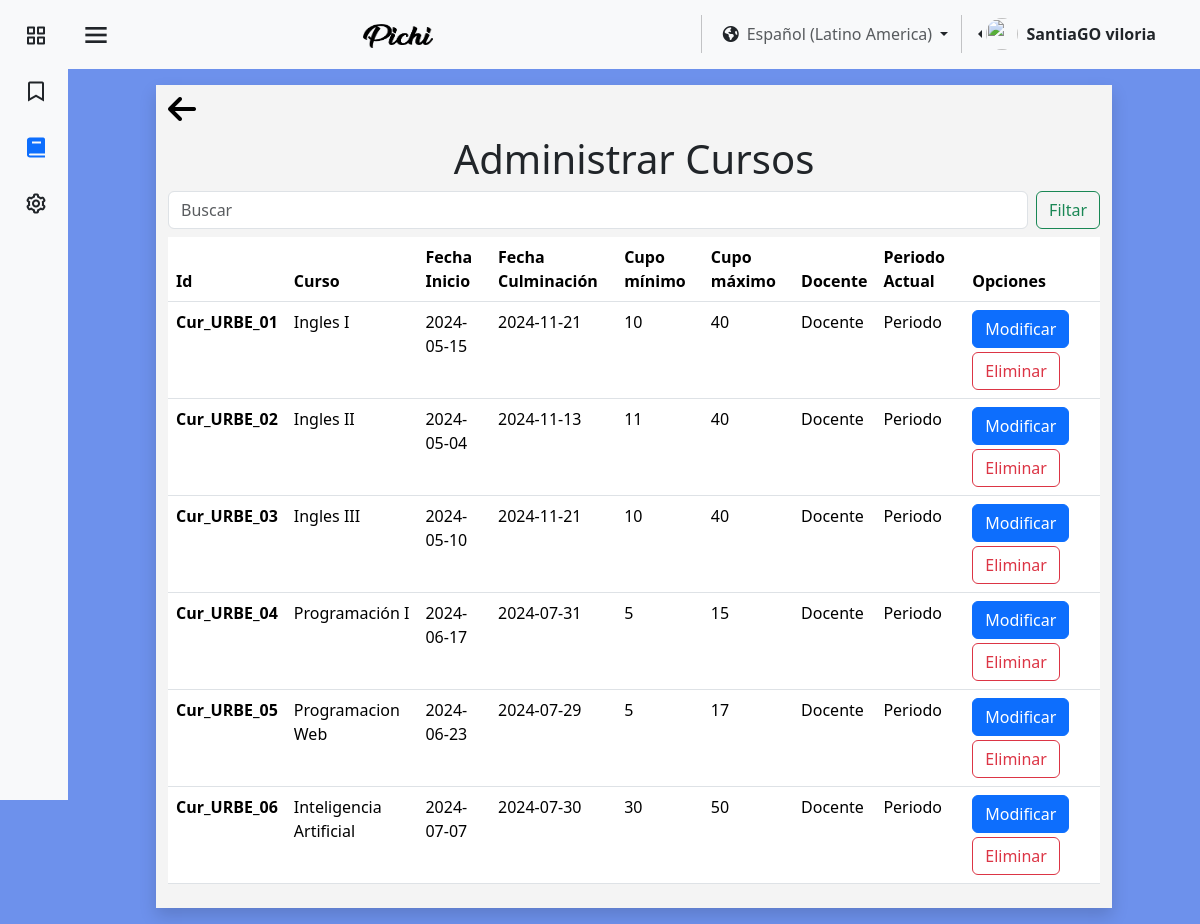
Page /pages/es/administrarCurso.php (signed in) on the committed database.
### tables this page shows
CREATE TABLE `usuario` (
  `id_user` int(11) NOT NULL,
  `identificacion_user` varchar(11) NOT NULL,
  `nombre_user` varchar(25) NOT NULL,
  `apellido_user` varchar(25) NOT NULL,
  `correo_user` varchar(45) NOT NULL,
  `contrasena_user` varchar(16) NOT NULL,
  `direccion_user` varchar(80) NOT NULL,
  `numero_user` varchar(15) NOT NULL,
  `fecha_nacimiento_user` datetime NOT NULL,
  `Active_online` tinyint(1) NOT NULL,
  `sexo_user` varchar(15) NOT NULL,
  `Empresa_id_empresa` int(11) DEFAULT NULL,
  `rol` tinyint(1) NOT NULL,
  `img_perfil` varchar(255) NOT NULL
);

CREATE TABLE `cursos` (
  `id_cur` varchar(100) NOT NULL,
  `nombre_cur` varchar(45) NOT NULL,
  `fecha_inicio` date NOT NULL,
  `cupos_cur_min` int(11) NOT NULL,
  `cupos_cur_max` int(11) NOT NULL,
  `Empresa_id_empresa` int(11) NOT NULL,
  `fecha_fin` date NOT NULL,
  `visibilidad_curso` varchar(11) NOT NULL
);

### pages/es/administrarCurso.php (the view, shortened to what this page needs)
<?php
require "../../assests/php/LoginBD.php";
$cursos = [];
if (isset($_SESSION['id_user'])) {
    $usuarios1 = $_SESSION['id_user'];
    $conexion1 = mysqli_query($mysqli, "SELECT Empresa_id_empresa, rol, nombre_user, apellido_user FROM usuario WHERE id_user = '$usuarios1'");
    if (mysqli_num_rows($conexion1) > 0) {
        $datos = mysqli_fetch_assoc($conexion1);
        $rol = $datos['rol'];
        $empresaUsuario = $datos['Empresa_id_empresa'];
        $nombreUsuario = $datos['nombre_user'];
        $apellidoUsuario = $datos['apellido_user'];
        $conexion2 = mysqli_query($mysqli, "SELECT nombre_empresa FROM empresa WHERE id_empresa = '$empresaUsuario'");
        if (mysqli_num_rows($conexion2) > 0) {
            $conexion3 = mysqli_query($mysqli, "SELECT * FROM cursos WHERE Empresa_id_empresa = '$empresaUsuario'");
            if (mysqli_num_rows($conexion3) > 0) {
                while ($datos3 = mysqli_fetch_assoc($conexion3)) {
                    $cursos[] = $datos3;
                }
            }
        }
    }
}
?>
<!DOCTYPE html>
<html lang="en">
<head>
    <link href="https://cdn.jsdelivr.net/npm/bootstrap@5.3.3/dist/css/bootstrap.min.css" rel="stylesheet"
 />
    <link href="https://unpkg.com/boxicons@2.1.4/css/boxicons.min.css" rel="stylesheet" />
    <link rel="stylesheet" href="https://cdnjs.cloudflare.com/ajax/libs/font-awesome/6.5.1/css/all.min.css"
 />
    <link rel="stylesheet" href="../../assests/css/colorPallete.css" />
    <link rel="stylesheet" href="../../assests/css/viewUser.css" />
    <link rel="stylesheet" href="../../assests/css/style (2).css">
    <link rel="stylesheet" href="../../assests/css/crearCurso.css">
    <link rel="stylesheet" href="../../assests/css/sidebar.css" />
</head>
<body class="bg-pastel" id="body-pd">
    <header id="header">
        <nav class="navbar bg-body-tertiary">
            <div class="container-fluid">
                <div class="header_toggle">
                    <i class="bx bx-menu" id="header-toggle"></i>
                </div>
                <a class="navbar-brand" href="../../index.html">
                    <img src="../../assests/img/text-1710023184778.png" alt="Bootstrap" width="70" height="24" />
                </a>
                <div class="d-flex flex-wrap justify-content-end">
                    <div class="nav-item dropdown">
                        <button class="btn dropdown-toggle" data-bs-toggle="dropdown" aria-expanded="false" href="#">
                            <span class="fa-solid fa-earth-americas"></span><a class="ms-2 text-body-secondary"
                                href="#">Español (Latino America)</a>
                        </button>
                    </div>
                    <div class="btn-group dropstart me-4 pe-2">
                        <a href="#" class="d-flex align-items-center link-dark text-decoration-none dropdown-toggle"
                            id="dropdownUser2" data-bs-toggle="dropdown" aria-expanded="false">
                            <img src="https://github.com/PichiGod.png" alt="" width="32" height="32"
                                class="rounded-circle me-2" />
                            <strong><?php echo $nombreUsuario . " " . $apellidoUsuario; ?></strong>
                        </a>
                    </div>
                </div>
            </div>
        </nav>
    </header>
    <div class="l-navbar bg-body-tertiary" id="nav-bar">
        <nav class="nav">
            <div class="nav_list">
                <a href="Inicio.php" class="nav_link link-dark">
                    <i class="bx bx-grid-alt nav_icon"></i>
                </a>
                <a href="tutorial.php" class="nav_link link-dark">
                    <i class='bx bx-bookmark nav_icon'></i>
                </a>
                <a href="cursos.php" class="nav_link active">
                    <i class="bx bxs-book nav_icon"></i>
                </a>
                <?php if ($rol != 0) { ?>
                    <a href="MenuAdmin.php" class="nav_link link-dark">
                        <i class="bx bx-cog nav_icon"></i>
                    </a>
                <?php }
                ; ?>
            </div>
        </nav>
    </div>
    <section>
        <div class="container-fluid bg-blanco my-3 pb-2 shadow">
            <a href="MenuAdmin.php"><i class="fa-solid mt-2 fa-arrow-left" style="font-size:2rem;color:black;"></i></a>
            <h1 class="text-center pt-2">Administrar Cursos</h1>
            <form class="d-flex" role="search">
                <input class="form-control me-2" type="search" placeholder="Buscar" aria-label="Search">
                <button class="btn btn-outline-success" type="submit">Filtar</button>
            </form>
            <div class="table-responsive">
                <table class="table mt-2">
                    <thead>
                        <tr>
                            <th scope="col">Id</th>
                            <th scope="col">Curso</th>
                            <th scope="col">Fecha Inicio</th>
                            <th scope="col">Fecha Culminación</th>
                            <th scope="col">Cupo mínimo</th>
                            <th scope="col">Cupo máximo</th>
                            <th scope="col">Docente</th>
                            <th scope="col">Periodo Actual</th>
                            <th scope="col">Opciones</th>
                        </tr>
                    </thead>
                    <tbody>
                        <?php foreach ($cursos as $curso) { ?>
                            <tr>
                                <th scope="row"><?php echo $curso['id_cur']; ?></th>
                                <td><?php echo $curso['nombre_cur']; ?></td>
                                <td><?php echo $curso['fecha_inicio']; ?></td>
                                <td><?php echo $curso['fecha_fin']; ?></td>
                                <td><?php echo $curso['cupos_cur_min']; ?></td>
                                <td><?php echo $curso['cupos_cur_max']; ?></td>
                                <td>Docente</td>
                                <td>Periodo</td>
                                <td>
                                    <button onclick="location.href='modifCurso.php'" class="btn btn-primary me-1">
                                        Modificar
                                    </button>
                                    <button onclick="eliminarCurso();" class="btn mt-1 btn-outline-danger">
                                        Eliminar
                                    </button>
                                </td>
                            </tr>
                        <?php } ?>
                    </tbody>
                </table>
            </div>
        </div>
    </section>
</body>
</html>

### assests/css/colorPallete.css (style rules this page uses)
.bg-pastel { background-color: #527ce9d6; }
.bg-blanco { background-color: #F4F4F4; }

### assests/css/style (2).css (style rules this page uses)
@media (max-width:1200px) { body { padding-left: 0; } }

### assests/css/sidebar.css (style rules this page uses)
:root { --z-fixed: 100; --nav-width: 68px; --header-height: 3rem; }
body { transition: 0.5s; }
a { text-decoration: none; }
.header_toggle { justify-content: center; margin-top: 0.3rem; font-size: 2rem; cursor: pointer; }
.l-navbar { position: fixed; top: 0; left: -30%; width: var(--nav-width); height: 100vh; transition: 0.5s; z-index: var(--z-fixed); }
.nav { height: 100%; display: flex; flex-direction: column; justify-content: space-between; overflow: hidden; }
.nav_logo, .nav_link { display: grid; grid-template-columns: max-content max-content; align-items: center; column-gap: 1rem; padding: 0.5rem 0 0.5rem 1.5rem; }
.nav_link { position: relative; margin-bottom: 1rem; transition: 0.3s; }
.nav_icon { font-size: 1.5rem; }
section { margin-right: 2rem; margin-left: 2rem; }
.active::before { content: ""; position: absolute; left: 0; width: 2px; height: 32px; }
@media screen and (min-width: 768px) { body { margin: 0 0 0 0; padding-left: calc(var(--nav-width)); } }
@media screen and (min-width: 768px) { .l-navbar { left: 0; padding: 1rem 1rem 0 0; } }
@media (min-width: 576px) { section { margin-right: 5.5rem; margin-left: 5.5rem; } }

### rows in the picture
usuario: nombre_user "SantiaGO", apellido_user "viloria"
cursos: id_cur "Cur_URBE_01", nombre_cur "Ingles I", fecha_inicio "2024-05-15", fecha_fin "2024-11-21", cupos_cur_min "10", cupos_cur_max "40"
cursos: id_cur "Cur_URBE_02", nombre_cur "Ingles II", fecha_inicio "2024-05-04", fecha_fin "2024-11-13", cupos_cur_min "11", cupos_cur_max "40"
cursos: id_cur "Cur_URBE_03", nombre_cur "Ingles III", fecha_inicio "2024-05-10", fecha_fin "2024-11-21", cupos_cur_min "10", cupos_cur_max "40"
cursos: id_cur "Cur_URBE_04", nombre_cur "Programación I", fecha_inicio "2024-06-17", fecha_fin "2024-07-31", cupos_cur_min "5", cupos_cur_max "15"
cursos: id_cur "Cur_URBE_05", nombre_cur "Programacion Web", fecha_inicio "2024-06-23", fecha_fin "2024-07-29", cupos_cur_min "5", cupos_cur_max "17"
cursos: id_cur "Cur_URBE_06", nombre_cur "Inteligencia Artificial", fecha_inicio "2024-07-07", fecha_fin "2024-07-30", cupos_cur_min "30", cupos_cur_max "50"
